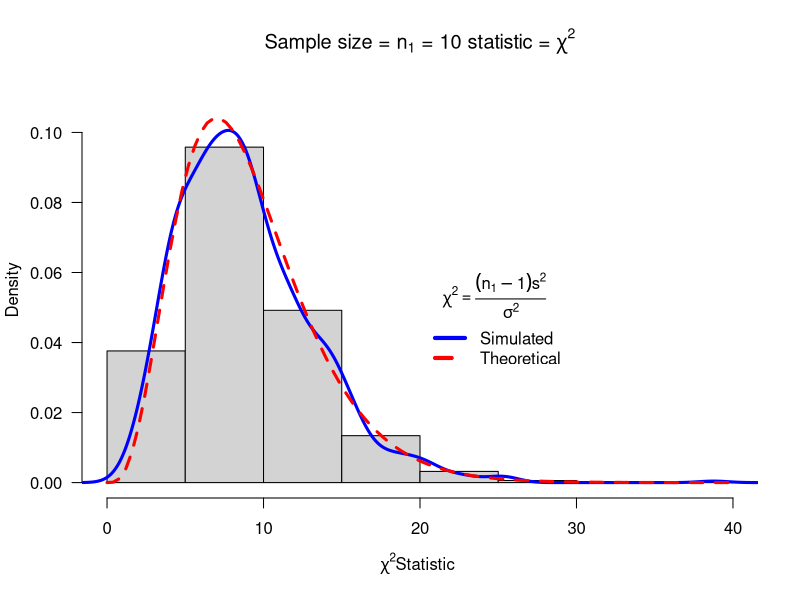
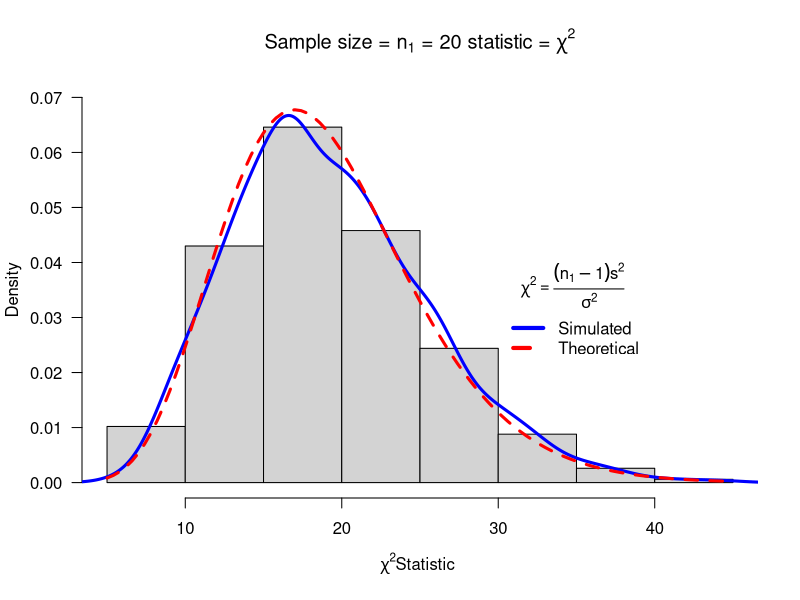
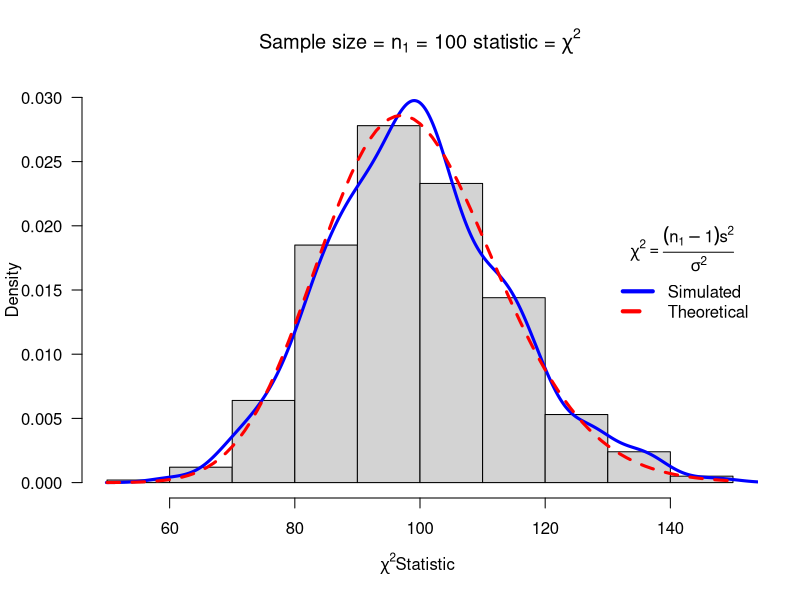
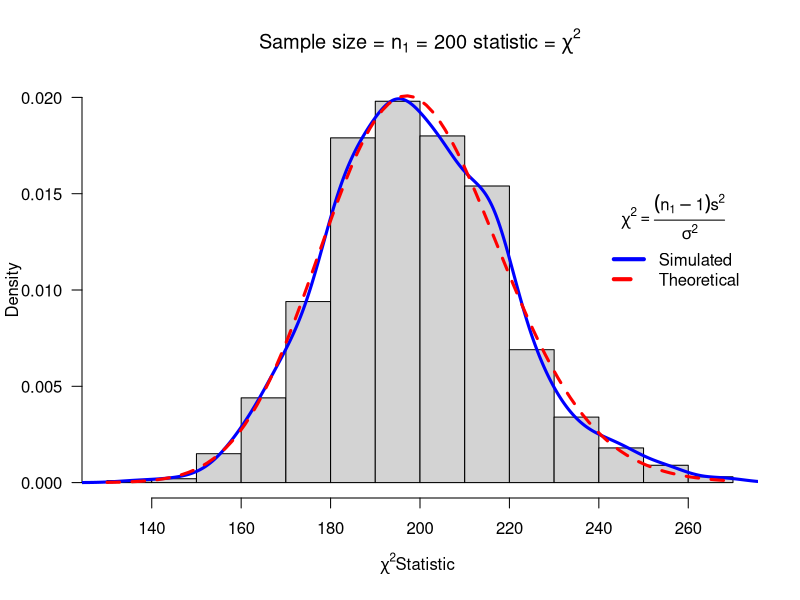

Here is the R script that generated these plots, in order:
## ---- chunk 1
knitr::opts_chunk$set(echo = TRUE)
## ---- chunk 2
getwd()
## ---- chunk 3
mychisim<-function(n1=10,sigma1=3,mean1=5,iter=1000,ymax=0.1,x=20, y=0.1){    # adjust ymax to make graph fit
y1=rnorm(n1*iter,mean=mean1,sd=sigma1)# generate iter samples of size n1

data1.mat=matrix(y1,nrow=n1,ncol=iter,byrow=TRUE) # Each column is a sample size n1

ssq1=apply(data1.mat,2,var) # ssq1 is s squared

w=(n1-1)*ssq1/sigma1^2      #chi-sq stat

hist(w,freq=FALSE, ylim=c(0,ymax), # Histogram with annotation
main=substitute(paste("Sample size = ",n[1]," = ",n1," statistic = ",chi^2)),
xlab=expression(paste(chi^2, "Statistic",sep=" ")), las=1)
lines(density(w),col="Blue",lwd=3) # add a density plot
curve(dchisq(x,n1-1),add=TRUE,col="Red",lty=2,lwd=3) # add a theoretical curve
title=expression(chi^2==frac((n[1]-1)*s^2,sigma^2)) #mathematical annotation -see ?plotmath
legend(x,y,c("Simulated","Theoretical"),col=c("Blue","Red"),lwd=4,lty=1:2,bty="n",title=title) # Legend #
invisible(list(w=w,summary=summary(w),sd=sd(w),fun="Chi-sq")) # some output to use if needed
}
## ---- chunk 4
mychisim(n1 = 10,iter = 1000,mean1 = 10,sigma1 = 4,x = 20,y = .06,ymax = .11)
mychisim(n1 = 20,iter = 1000,mean1 = 10,sigma1 = 4,x = 30,y = .04,ymax = .07)
mychisim(n1 = 100,iter = 1000,mean1 = 10,sigma1 = 4,ymax = .03,x = 130,y = .020)
mychisim(n1 = 200,iter = 1000,mean1 = 10,sigma1 = 4,ymax = .02,x = 240,y = .015)
